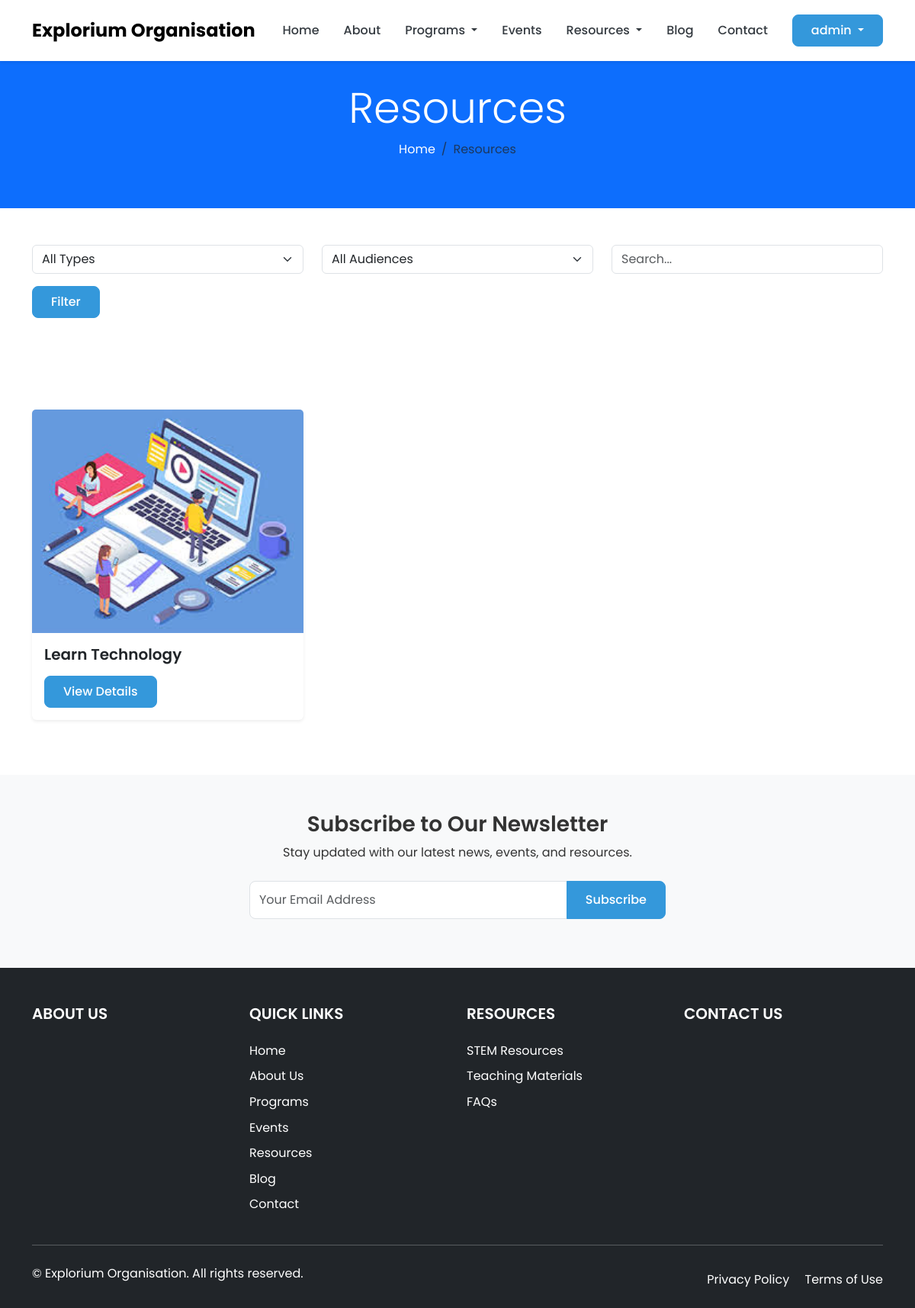
/resources/ (signed in), run on the app's committed database.
### core/models.py (models this page shows, shortened)
class SiteSettings(models.Model):
    site_name = models.CharField(_("Site Name"), max_length=100, default="Explorium Organisation")
    site_description = models.TextField(_("Site Description"), blank=True)
    logo = models.ImageField(_("Logo"), upload_to='site/', blank=True, null=True)
    favicon = models.ImageField(_("Favicon"), upload_to='site/', blank=True, null=True)
    email = models.EmailField(_("Contact Email"), blank=True)
    phone = models.CharField(_("Contact Phone"), max_length=20, blank=True)
    address = models.TextField(_("Address"), blank=True)
    facebook = models.URLField(_("Facebook URL"), blank=True)
    twitter = models.URLField(_("Twitter URL"), blank=True)
    instagram = models.URLField(_("Instagram URL"), blank=True)
    linkedin = models.URLField(_("LinkedIn URL"), blank=True)
    youtube = models.URLField(_("YouTube URL"), blank=True)
    class Meta:
        verbose_name = _("Site Settings")
        verbose_name_plural = _("Site Settings")

### resources/models.py (models this page shows, shortened)
class Resource(models.Model):
    AUDIENCE_CHOICES = (
        ('all', 'All Ages'),
        ('children', 'Children'),
        ('teenagers', 'Teenagers'),
        ('adults', 'Adults'),
        ('teachers', 'Teachers'),
        ('parents', 'Parents'),
    )
    TYPE_CHOICES = (
        ('document', 'Document'),
        ('video', 'Video'),
        ('link', 'External Link'),
        ('image', 'Image'),
        ('audio', 'Audio'),
        ('interactive', 'Interactive Content'),
    )
    title = models.CharField(_("Title"), max_length=200)
    slug = models.SlugField(_("Slug"), max_length=250, unique=True)
    category = models.ForeignKey(ResourceCategory, on_delete=models.CASCADE, related_name='resources')
    resource_type = models.CharField(_("Resource Type"), max_length=20, choices=TYPE_CHOICES)
    audience = models.CharField(_("Target Audience"), max_length=20, choices=AUDIENCE_CHOICES, default='all')
    description = RichTextField(_("Description"))
    thumbnail = models.ImageField(_("Thumbnail"), upload_to='resources/thumbnails/', blank=True, null=True)
    file = models.FileField(_("File"), upload_to='resources/files/', blank=True, null=True)
    video_url = models.URLField(_("Video URL"), blank=True, help_text="YouTube or Vimeo URL")
    external_url = models.URLField(_("External URL"), blank=True)
    is_featured = models.BooleanField(_("Is Featured"), default=False)
    is_active = models.BooleanField(_("Is Active"), default=True)
    download_count = models.PositiveIntegerField(_("Download Count"), default=0)
    tags = TaggableManager(_("Tags"), blank=True)
    created_at = models.DateTimeField(_("Created At"), auto_now_add=True)
    updated_at = models.DateTimeField(_("Updated At"), auto_now=True)
    class Meta:
        verbose_name = _("Resource")
        verbose_name_plural = _("Resources")
        ordering = ['-created_at']

### resources/views.py (the view)
# urls.py: path('', ResourceListView.as_view(), name='resource_list'),
class ResourceListView(ListView):
    model = Resource
    template_name = 'resources/resource_list.html'
    context_object_name = 'resources'
    paginate_by = 12
    def get_queryset(self):
        queryset = Resource.objects.filter(is_active=True)
        category_slug = self.kwargs.get('category_slug')
        if category_slug:
            queryset = queryset.filter(category__slug=category_slug)
        resource_type = self.request.GET.get('type')
        if resource_type:
            queryset = queryset.filter(resource_type=resource_type)
        audience = self.request.GET.get('audience')
        if audience:
            queryset = queryset.filter(audience=audience)
        q = self.request.GET.get('q')
        if q:
            queryset = queryset.filter(title__icontains=q) | queryset.filter(description__icontains=q)
        return queryset
    def get_context_data(self, **kwargs):
        context = super().get_context_data(**kwargs)
        context['categories'] = ResourceCategory.objects.filter(is_active=True)
        context['resource_types'] = dict(Resource.TYPE_CHOICES)
        context['audiences'] = dict(Resource.AUDIENCE_CHOICES)
        category_slug = self.kwargs.get('category_slug')
        if category_slug:
            context['active_category'] = get_object_or_404(ResourceCategory, slug=category_slug)
        return context

### core/context_processors.py (called while the page is built)
def site_settings(request):
    try:
        settings = SiteSettings.objects.first()
        if not settings:
            settings = SiteSettings.objects.create()
    except:
        settings = None
    return {'site_settings': settings}

### templates/resources/resource_list.html (shortened to what this page needs)
{% extends 'base.html' %}
{% block content %}
<section class="page-header bg-primary text-white">
    <div class="container">
        <div class="row">
            <div class="col-12 text-center py-5">
                <h1 class="display-4">Resources</h1>
                <nav aria-label="breadcrumb">
                    <ol class="breadcrumb justify-content-center">
                        <li class="breadcrumb-item"><a href="{% url 'core:home' %}" class="text-white">Home</a></li>
                        <li class="breadcrumb-item active" aria-current="page">Resources</li>
                    </ol>
                </nav>
            </div>
        </div>
    </div>
</section>
<section class="resource-filter py-5">
    <div class="container">
        <form method="get" class="mb-4">
            <div class="row">
                <div class="col-md-4">
                    <select name="type" class="form-select">
                        <option value="">All Types</option>
                    </select>
                </div>
                <div class="col-md-4">
                    <select name="audience" class="form-select">
                        <option value="">All Audiences</option>
                    </select>
                </div>
                <div class="col-md-4">
                    <input type="text" name="q" class="form-control" placeholder="Search..." value="{{ request.GET.q }}">
                </div>
            </div>
            <button type="submit" class="btn btn-primary mt-3">Filter</button>
        </form>
    </div>
</section>
<section class="resources-section py-5">
    <div class="container">
        <div class="row">
            {% for resource in resources %}
            <div class="col-md-4 mb-4">
                <div class="card border-0 shadow-sm">
                    <img src="{{ resource.thumbnail.url }}" class="card-img-top" alt="{{ resource.title }}">
                    <div class="card-body">
                        <h5 class="card-title">{{ resource.title }}</h5>
                        <a href="{% url 'resources:resource_detail' resource.slug %}" class="btn btn-primary">View Details</a>
                    </div>
                </div>
            </div>
            {% empty %}
            <div class="col-12">
                <div class="alert alert-info">No resources found.</div>
            </div>
            {% endfor %}
        </div>
    </div>
</section>
{% endblock %}

### templates/base.html (shortened to what this page needs)
<!DOCTYPE html>
<html lang="en">
<head>
    <link href="https://cdn.jsdelivr.net/npm/bootstrap@5.3.0/dist/css/bootstrap.min.css" rel="stylesheet">
    <link rel="stylesheet" href="https://cdnjs.cloudflare.com/ajax/libs/font-awesome/6.4.0/css/all.min.css">
    {% load static %}
    <link rel="stylesheet" href="{% static 'css/style.css' %}">
</head>
<body class="{% block body_class %}{% endblock %}">
    <header class="header">
        <nav class="navbar navbar-expand-lg navbar-light bg-white fixed-top shadow-sm">
            <div class="container">
                <a class="navbar-brand" href="{% url 'core:home' %}">
                    {% if site_settings.logo %}
                    <img src="{{ site_settings.logo.url }}" alt="{{ site_settings.site_name }}" height="40">
                    {% else %}
                    {{ site_settings.site_name }}
                    {% endif %}
                </a>
                <div class="collapse navbar-collapse" id="navbarMain">
                    <ul class="navbar-nav ms-auto mb-2 mb-lg-0">
                        <li class="nav-item">
                            <a class="nav-link {% if request.path == '/' %}active{% endif %}" href="{% url 'core:home' %}">Home</a>
                        </li>
                        <li class="nav-item">
                            <a class="nav-link {% if request.path == '/about/' %}active{% endif %}" href="{% url 'core:about' %}">About</a>
                        </li>
                        <li class="nav-item dropdown">
                            <a class="nav-link dropdown-toggle" href="#" id="programsDropdown" role="button" data-bs-toggle="dropdown" aria-expanded="false">
                                Programs
                            </a>
                        </li>
                        <li class="nav-item">
                            <a class="nav-link {% if '/events/' in request.path %}active{% endif %}" href="{% url 'events:event_list' %}">Events</a>
                        </li>
                        <li class="nav-item dropdown">
                            <a class="nav-link dropdown-toggle" href="#" id="resourcesDropdown" role="button" data-bs-toggle="dropdown" aria-expanded="false">
                                Resources
                            </a>
                        </li>
                        <li class="nav-item">
                            <a class="nav-link {% if '/blog/' in request.path %}active{% endif %}" href="{% url 'blog:post_list' %}">Blog</a>
                        </li>
                        <li class="nav-item">
                            <a class="nav-link {% if request.path == '/contact/' %}active{% endif %}" href="{% url 'core:contact' %}">Contact</a>
                        </li>
                    </ul>
                    <div class="d-flex ms-lg-3">
                        {% if user.is_authenticated %}
                        <div class="dropdown">
                            <button class="btn btn-primary dropdown-toggle" type="button" id="userDropdown" data-bs-toggle="dropdown" aria-expanded="false">
                                {{ user.first_name|default:user.username }}
                            </button>
                        </div>
                        {% else %}
                        <a href="{% url 'accounts:account_login' %}" class="btn btn-outline-primary me-2">Login</a>
                        <a href="{% url 'accounts:account_signup' %}" class="btn btn-primary">Register</a>
                        {% endif %}
                    </div>
                </div>
            </div>
        </nav>
    </header>
    <main class="main-content">
        {% block content %}{% endblock %}
    </main>
    <section class="newsletter-section bg-light py-5">
        <div class="container">
            <div class="row justify-content-center">
                <div class="col-lg-6 text-center">
                    <h3>Subscribe to Our Newsletter</h3>
                    <p class="mb-4">Stay updated with our latest news, events, and resources.</p>
                    <form action="{% url 'core:newsletter_subscribe' %}" method="post" id="newsletter-form" class="newsletter-form">
                        <div class="input-group mb-3">
                            <input type="email" name="email" class="form-control" placeholder="Your Email Address" required>
                            <button class="btn btn-primary" type="submit">Subscribe</button>
                        </div>
                    </form>
                </div>
            </div>
        </div>
    </section>
    <footer class="footer bg-dark text-white pt-5 pb-3">
        <div class="container">
            <div class="row">
                <div class="col-lg-3 col-md-6 mb-4 mb-lg-0">
                    <h5 class="text-uppercase mb-4">About Us</h5>
                </div>
                <div class="col-lg-3 col-md-6 mb-4 mb-lg-0">
                    <h5 class="text-uppercase mb-4">Quick Links</h5>
                    <ul class="list-unstyled">
                        <li class="mb-2"><a href="{% url 'core:home' %}" class="text-white">Home</a></li>
                        <li class="mb-2"><a href="{% url 'core:about' %}" class="text-white">About Us</a></li>
                        <li class="mb-2"><a href="{% url 'programs:program_list' %}" class="text-white">Programs</a></li>
                        <li class="mb-2"><a href="{% url 'events:event_list' %}" class="text-white">Events</a></li>
                        <li class="mb-2"><a href="{% url 'resources:resource_list' %}" class="text-white">Resources</a></li>
                        <li class="mb-2"><a href="{% url 'blog:post_list' %}" class="text-white">Blog</a></li>
                        <li><a href="{% url 'core:contact' %}" class="text-white">Contact</a></li>
                    </ul>
                </div>
                <div class="col-lg-3 col-md-6 mb-4 mb-md-0">
                    <h5 class="text-uppercase mb-4">Resources</h5>
                    <ul class="list-unstyled">
                        <li class="mb-2"><a href="{% url 'resources:resource_list' %}" class="text-white">STEM Resources</a></li>
                        <li class="mb-2"><a href="{% url 'resources:teaching_material_list' %}" class="text-white">Teaching Materials</a></li>
                        <li class="mb-2"><a href="{% url 'core:faq' %}" class="text-white">FAQs</a></li>
                    </ul>
                </div>
                <div class="col-lg-3 col-md-6">
                    <h5 class="text-uppercase mb-4">Contact Us</h5>
                </div>
            </div>
            <hr class="my-4">
            <div class="row align-items-center">
                <div class="col-md-7 col-lg-8">
                    <p>© {{ current_year }} {{ site_settings.site_name }}. All rights reserved.</p>
                </div>
                <div class="col-md-5 col-lg-4">
                    <div class="text-md-end">
                        <a href="#" class="text-white me-3">Privacy Policy</a>
                        <a href="#" class="text-white">Terms of Use</a>
                    </div>
                </div>
            </div>
        </div>
    </footer>
</body>
</html>

### static/css/style.css (style rules this page uses)
:root { --primary-color: #3498db; --secondary-color: #2980b9; --accent-color: #1abc9c; --light-color: #f8f9fa; --dark-color: #343a40; --gray-color: #6c757d; --success-color: #28a745; --warning-color: #ffc107; --danger-color: #dc3545; --info-color: #17a2b8; --shadow-sm: 0 .125rem .25rem rgba(0,0,0,.075); --shadow: 0 .5rem 1rem rgba(0,0,0,.15); --shadow-lg: 0 1rem 3rem rgba(0,0,0,.175); --transition: all 0.3s ease; --radius: 0.5rem; --radius-sm: 0.25rem; --radius-lg: 1rem; }
body { font-family: 'Poppins', sans-serif; color: #333; line-height: 1.6; overflow-x: hidden; }
h1, h2, h3, h4, h5, h6 { font-weight: 600; }
a { color: var(--primary-color); text-decoration: none; transition: var(--transition); }
.btn { border-radius: var(--radius); padding: 0.5rem 1.5rem; font-weight: 500; transition: var(--transition); }
.btn-primary { background-color: var(--primary-color); border-color: var(--primary-color); }
.header { margin-bottom: 60px; }
.navbar { padding: 1rem 0; transition: var(--transition); }
.navbar-brand { font-weight: 700; font-size: 1.5rem; }
.navbar-light .navbar-nav .nav-link { color: var(--dark-color); font-weight: 500; padding: 0.5rem 1rem; }
.newsletter-section { padding: 4rem 0; }
.newsletter-form .form-control { height: 50px; border-radius: var(--radius) 0 0 var(--radius); }
.newsletter-form .btn { border-radius: 0 var(--radius) var(--radius) 0; height: 50px; }
.footer { background-color: var(--dark-color); }
.footer a { color: rgba(255, 255, 255, 0.7); transition: var(--transition); }

### data on the page
SiteSettings: site_name "Explorium Organisation"
Resource: thumbnail (picture), title "Learn Technology"

### other printed values
{{ user.first_name|default:user.username }} "admin"
